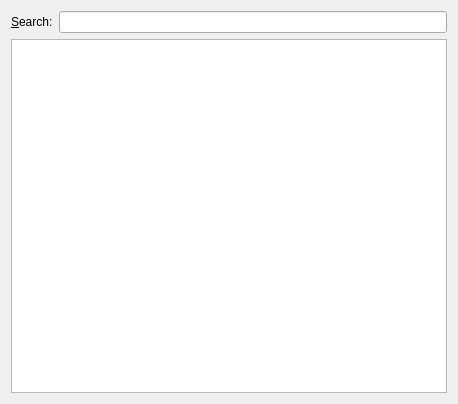
<?xml version="1.0" encoding="UTF-8"?>
<ui version="4.0">
 <class>OtherWirelessNetworkWidget</class>
 <widget class="QWidget" name="OtherWirelessNetworkWidget">
  <property name="geometry">
   <rect>
    <x>0</x>
    <y>0</y>
    <width>458</width>
    <height>404</height>
   </rect>
  </property>
  <layout class="QVBoxLayout" name="verticalLayout">
   <item>
    <layout class="QHBoxLayout" name="horizontalLayout">
     <item>
      <widget class="QLabel" name="label">
       <property name="text">
        <string>&amp;Search:</string>
       </property>
       <property name="buddy">
        <cstring>searchLine</cstring>
       </property>
      </widget>
     </item>
     <item>
      <widget class="KListWidgetSearchLine" name="searchLine"/>
     </item>
    </layout>
   </item>
   <item>
    <widget class="QListWidget" name="lwNetworks"/>
   </item>
  </layout>
 </widget>
 <customwidgets>
  <customwidget>
   <class>KLineEdit</class>
   <extends>QLineEdit</extends>
   <header>klineedit.h</header>
  </customwidget>
  <customwidget>
   <class>KListWidgetSearchLine</class>
   <extends>KLineEdit</extends>
   <header>klistwidgetsearchline.h</header>
  </customwidget>
 </customwidgets>
 <resources/>
 <connections/>
</ui>
